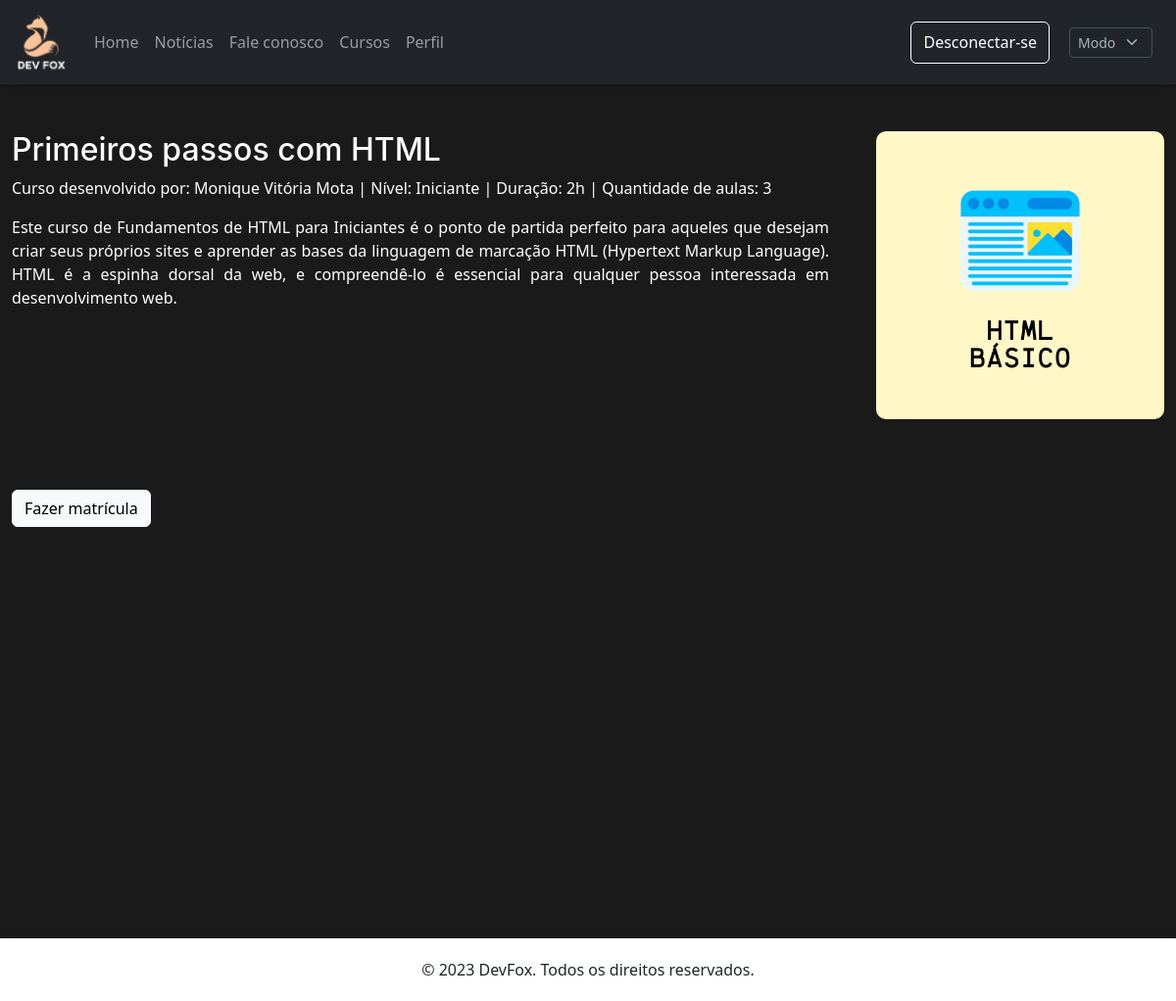
/registered/detalhes-curso.php?id=2 (signed in), run on an earlier commit of the app's database.
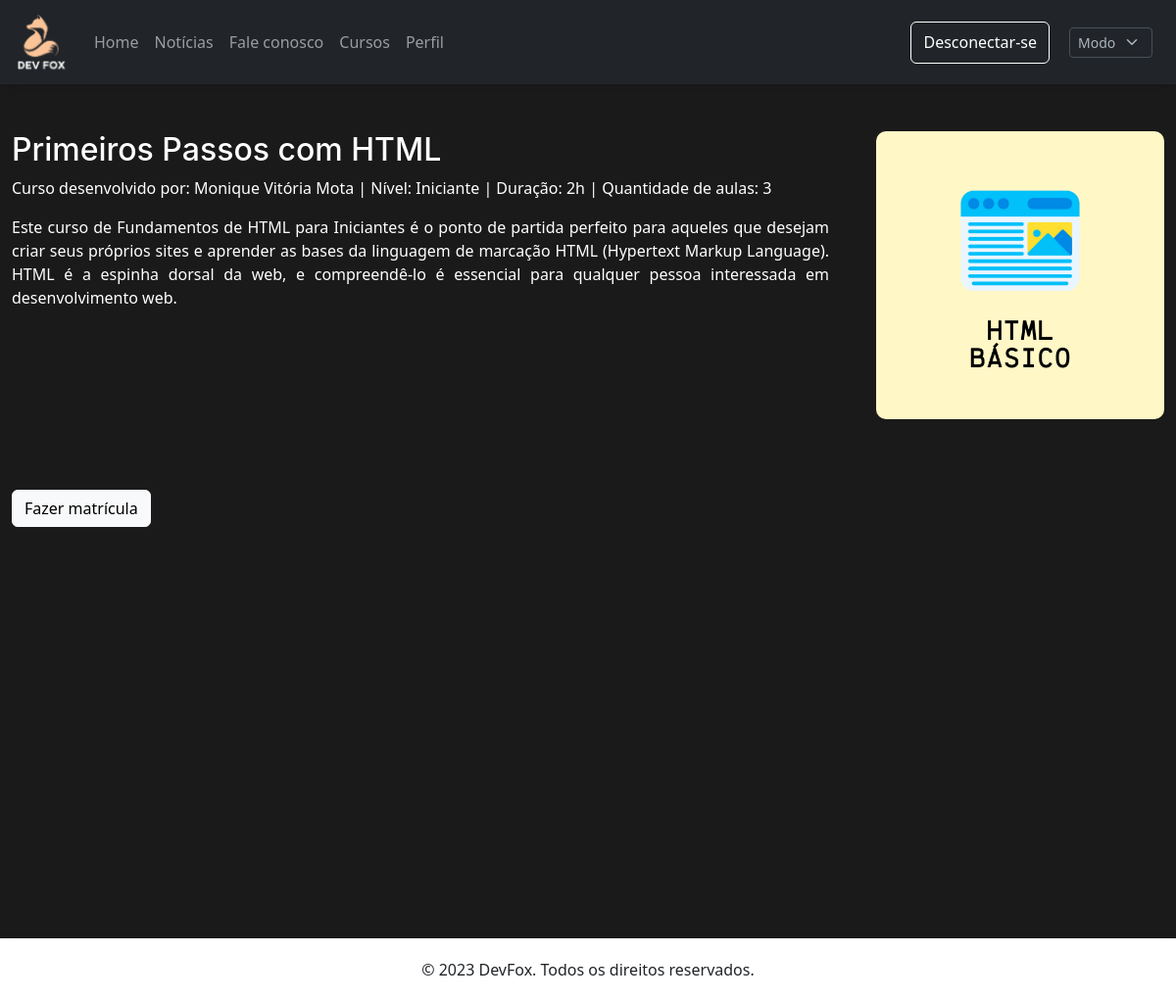
And on a later commit of the database.
### tables this page shows
CREATE TABLE `curso` (
  `idCurso` int(11) NOT NULL,
  `tituloCurso` varchar(200) NOT NULL,
  `profCurso` varchar(200) NOT NULL,
  `imgCurso` varchar(1000) NOT NULL,
  `nivelCurso` varchar(50) NOT NULL,
  `duracaoCurso` varchar(20) NOT NULL,
  `descricaoCurso` varchar(2000) NOT NULL,
  `numAulasCurso` int(11) NOT NULL
);

### registered/detalhes-curso.php (the view, shortened to what this page needs)
<!DOCTYPE html>
<html lang="en">
<head>
    <?php
        include("../links.php");
    ?>
    <?php
        include('../modo.php');
    ?>
    <?php
        $idCurso = $_GET['id'];
        $consulta2 = $connection->query("SELECT tituloCurso, profCurso, imgCurso, nivelCurso, duracaoCurso, descricaoCurso, numAulasCurso FROM curso WHERE idCurso = $idCurso");
        while ($linha = $consulta2->fetch()) {
            $titulo = $linha['tituloCurso'];
            $professor = $linha['profCurso'];
            $img = $linha['imgCurso'];
            $nivel = $linha['nivelCurso'];
            $duracao = $linha['duracaoCurso'];
            $descricao = $linha['descricaoCurso'];
            $numAulas = $linha['numAulasCurso'];
        }
        $idRegistro = $_SESSION['id'];
    ?>
    <link rel="stylesheet" href="../css/user.php">
    <link rel="stylesheet" href="../css/card.css">
</head>
<body>
    <?php
        include("./header.php");
    ?>
    <div class="container-xxl mt-5" style="height: 100vh">
        <div class="clearfix">
            <img src="<?=$img?>" class="col-md-3 float-md-end mb-5 ms-md-5" style="border-radius: 10px">
            <h2 class="curso-title"><?=$titulo?></h2>
            <p class="curso-text">Curso desenvolvido por: <?=$professor?> | Nível: <?=$nivel?> | Duração: <?=$duracao?> | Quantidade de aulas: <?=$numAulas?></p>
            <div class="curso-text" style="text-align: justify"><?=$descricao?></div>
        </div>
        <br>
        <a href="./adicionar-curso.php?idUser=<?=$idRegistro?>&idCurso=<?=$idCurso?>" class="btn btn-light" role="button">Fazer matrícula</a>
    </div>
    <br>
    <?php
        include('./footer.php');
    ?>
</body>
</html>

What changed in the data, as far as the page shows it:
changed curso "Monique Vitória Mota": tituloCurso "Primeiros passos com HTML" → "Primeiros Passos com HTML"
